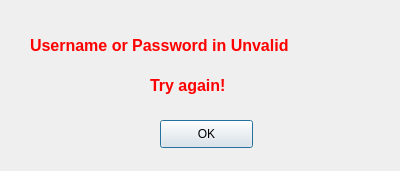
<?xml version="1.0" encoding="UTF-8"?>
<ui version="4.0">
 <class>Dialog</class>
 <widget class="QDialog" name="Dialog">
  <property name="geometry">
   <rect>
    <x>0</x>
    <y>0</y>
    <width>400</width>
    <height>171</height>
   </rect>
  </property>
  <property name="windowTitle">
   <string>Dialog</string>
  </property>
  <widget class="QLabel" name="label">
   <property name="geometry">
    <rect>
     <x>30</x>
     <y>10</y>
     <width>371</width>
     <height>71</height>
    </rect>
   </property>
   <property name="font">
    <font>
     <pointsize>12</pointsize>
     <weight>75</weight>
     <bold>true</bold>
    </font>
   </property>
   <property name="styleSheet">
    <string notr="true">
color: rgb(255, 0, 0);</string>
   </property>
   <property name="text">
    <string>Username or Password in Unvalid</string>
   </property>
  </widget>
  <widget class="QPushButton" name="pushButton_unvalid">
   <property name="geometry">
    <rect>
     <x>160</x>
     <y>120</y>
     <width>93</width>
     <height>28</height>
    </rect>
   </property>
   <property name="text">
    <string>OK</string>
   </property>
  </widget>
  <widget class="QLabel" name="label_2">
   <property name="geometry">
    <rect>
     <x>150</x>
     <y>70</y>
     <width>161</width>
     <height>31</height>
    </rect>
   </property>
   <property name="font">
    <font>
     <pointsize>12</pointsize>
     <weight>75</weight>
     <bold>true</bold>
    </font>
   </property>
   <property name="styleSheet">
    <string notr="true">color: rgb(255, 0, 0);</string>
   </property>
   <property name="text">
    <string>Try again!</string>
   </property>
  </widget>
 </widget>
 <resources/>
 <connections/>
</ui>
